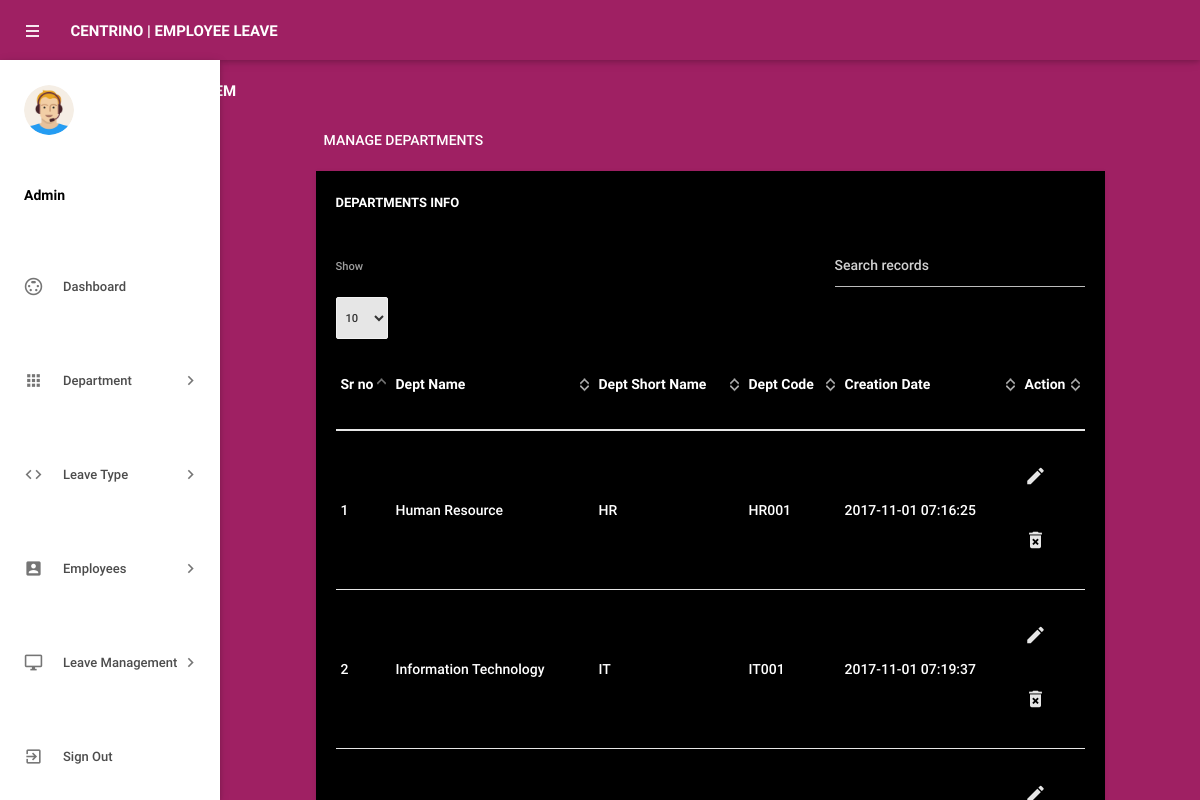
Screenshot of /admin/managedepartments.php (signed in) with the database file from the repository.
### tables this page shows
CREATE TABLE `tbldepartments` (
  `id` int(11) NOT NULL,
  `DepartmentName` varchar(150) DEFAULT NULL,
  `DepartmentShortName` varchar(100) NOT NULL,
  `DepartmentCode` varchar(50) DEFAULT NULL,
  `CreationDate` timestamp NULL DEFAULT current_timestamp()
);

### admin/managedepartments.php (the view, shortened to what this page needs)
<?php
include('includes/config.php');
if(strlen($_SESSION['alogin'])==0)
    {
header('location:index.php');
}
else{
    ?>
<!DOCTYPE html>
<html lang="en">
    <head>
        <link type="text/css" rel="stylesheet" href="../assets/plugins/materialize/css/materialize.min.css"/>
        <link href="../assets/plugins/material-preloader/css/materialPreloader.min.css" rel="stylesheet">
        <link href="../assets/plugins/datatables/css/jquery.dataTables.min.css" rel="stylesheet">
        <link href="../assets/css/alpha.min.css" rel="stylesheet" type="text/css"/>
        <link href="../assets/css/custom.css" rel="stylesheet" type="text/css"/>
    </head>
    <body>
       <?php include('includes/header.php');?>
       <?php include('includes/sidebar.php');?>
            <main class="mn-inner">
                <div class="row">
                    <div class="col s12">
                        <div class="page-title"style="color:white">Manage Departments</div>
                    </div>
                    <div class="col s12 m12 l12">
                        <div class="card">
                            <div class="card-content"style="background-color:black">
                                <span class="card-title" style="color:#fff">Departments Info</span>
                                <table id="example" class="display responsive-table ">
                                    <thead>
                                        <tr>
                                            <th>Sr no</th>
                                            <th>Dept Name</th>
                                            <th>Dept Short Name</th>
                                            <th>Dept Code</th>
                                            <th>Creation Date</th>
                                            <th>Action</th>
                                        </tr>
                                    </thead>
                                    <tbody>
<?php $sql = "SELECT * from tbldepartments";
$query = $dbh -> prepare($sql);
$query->execute();
$results=$query->fetchAll(PDO::FETCH_OBJ);
$cnt=1;
if($query->rowCount() > 0)
{
foreach($results as $result)
{               ?>
                                        <tr>
                                            <td> <?php echo htmlentities($cnt);?></td>
                                            <td><?php echo htmlentities($result->DepartmentName);?></td>
                                            <td><?php echo htmlentities($result->DepartmentShortName);?></td>
                                            <td><?php echo htmlentities($result->DepartmentCode);?></td>
                                            <td><?php echo htmlentities($result->CreationDate);?></td>
                                            <td><a href="editdepartment.php?deptid=<?php echo htmlentities($result->id);?>"><i class="material-icons">mode_edit</i></a><a href="managedepartments.php?del=<?php echo htmlentities($result->id);?>" onclick="return confirm('Do you want to delete');"> <i class="material-icons">delete_forever</i></a></td>
                                        </tr>
                                         <?php $cnt++;} }?>
                                    </tbody>
                                </table>
                            </div>
                        </div>
                    </div>
                </div>
            </main>
        </div>
        <div class="left-sidebar-hover"></div>
    </body>
</html>
<?php } ?>

### rows the page displays
tbldepartments: DepartmentName "Human Resource", DepartmentShortName "HR", DepartmentCode "HR001", CreationDate "2017-11-01 07:16:25"
tbldepartments: DepartmentName "Information Technology", DepartmentShortName "IT", DepartmentCode "IT001", CreationDate "2017-11-01 07:19:37"
